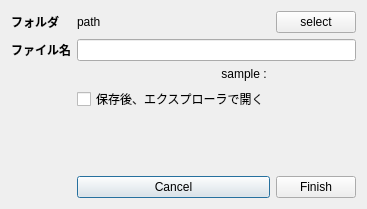
<?xml version="1.0" encoding="UTF-8"?>
<ui version="4.0">
 <class>SettingDialog</class>
 <widget class="QDialog" name="SettingDialog">
  <property name="geometry">
   <rect>
    <x>0</x>
    <y>0</y>
    <width>354</width>
    <height>209</height>
   </rect>
  </property>
  <property name="windowTitle">
   <string>Dialog</string>
  </property>
  <layout class="QGridLayout" name="gridLayout">
   <item row="0" column="0">
    <widget class="QLabel" name="l_folder">
     <property name="styleSheet">
      <string notr="true">font-weight:bold;</string>
     </property>
     <property name="text">
      <string>フォルダ</string>
     </property>
    </widget>
   </item>
   <item row="1" column="0">
    <widget class="QLabel" name="l_filename">
     <property name="styleSheet">
      <string notr="true">font-weight:bold;</string>
     </property>
     <property name="text">
      <string>ファイル名</string>
     </property>
    </widget>
   </item>
   <item row="6" column="1">
    <widget class="QPushButton" name="b_cancel">
     <property name="text">
      <string>Cancel</string>
     </property>
    </widget>
   </item>
   <item row="6" column="2">
    <widget class="QPushButton" name="b_finish">
     <property name="text">
      <string>Finish</string>
     </property>
    </widget>
   </item>
   <item row="5" column="1">
    <spacer name="verticalSpacer">
     <property name="orientation">
      <enum>Qt::Vertical</enum>
     </property>
     <property name="sizeHint" stdset="0">
      <size>
       <width>20</width>
       <height>40</height>
      </size>
     </property>
    </spacer>
   </item>
   <item row="0" column="1">
    <widget class="QLabel" name="l_path">
     <property name="maximumSize">
      <size>
       <width>300</width>
       <height>16777215</height>
      </size>
     </property>
     <property name="text">
      <string>path</string>
     </property>
    </widget>
   </item>
   <item row="0" column="2">
    <widget class="QPushButton" name="b_folder">
     <property name="text">
      <string>select</string>
     </property>
    </widget>
   </item>
   <item row="1" column="1" colspan="2">
    <widget class="QLineEdit" name="le_filename"/>
   </item>
   <item row="3" column="2">
    <widget class="QLabel" name="lb_filenameSample">
     <property name="text">
      <string/>
     </property>
    </widget>
   </item>
   <item row="3" column="1">
    <widget class="QLabel" name="label_2">
     <property name="text">
      <string>sample : </string>
     </property>
     <property name="alignment">
      <set>Qt::AlignRight|Qt::AlignTrailing|Qt::AlignVCenter</set>
     </property>
    </widget>
   </item>
   <item row="4" column="1">
    <widget class="QCheckBox" name="cb_openDialog">
     <property name="text">
      <string>保存後、エクスプローラで開く</string>
     </property>
    </widget>
   </item>
  </layout>
 </widget>
 <resources/>
 <connections/>
</ui>
